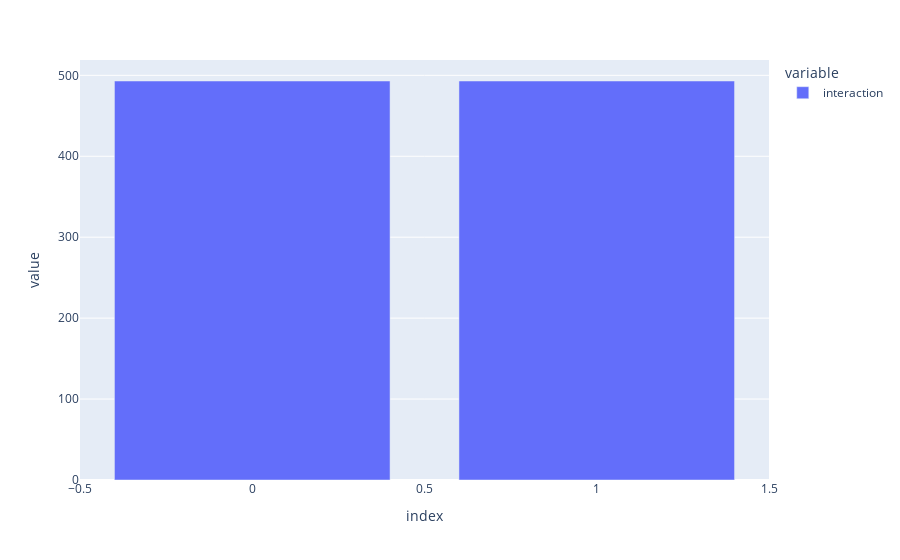

The code cell stored with this chart in its notebook:
### Code cell
px.bar(balanced_dataset.interaction.value_counts())

### Figure 1 — Plotly figure (JSON) as saved in the notebook; plotly's stock layout.template omitted (floating-point values rounded to 4 significant figures)
{"data": [{"alignmentgroup": "True", "hovertemplate": "variable=interaction<br>index=%{x}<br>value=%{y}<extra></extra>", "legendgroup": "interaction", "marker": {"color": "#636efa", "pattern": {"shape": ""}}, "name": "interaction", "offsetgroup": "interaction", "orientation": "v", "showlegend": true, "textposition": "auto", "type": "bar", "x": [1, 0], "xaxis": "x", "y": [493, 493], "yaxis": "y"}], "layout": {"barmode": "relative", "legend": {"title": {"text": "variable"}, "tracegroupgap": 0}, "margin": {"t": 60}, "xaxis": {"anchor": "y", "domain": [0, 1], "title": {"text": "index"}}, "yaxis": {"anchor": "x", "domain": [0, 1], "title": {"text": "value"}}}}
